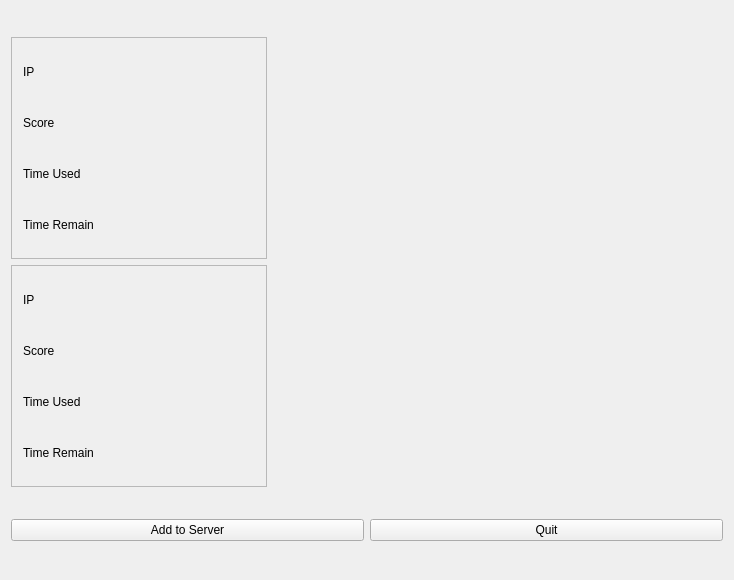
<?xml version="1.0" encoding="UTF-8"?>
<ui version="4.0">
 <class>MainWindow</class>
 <widget class="QMainWindow" name="MainWindow">
  <property name="geometry">
   <rect>
    <x>0</x>
    <y>0</y>
    <width>734</width>
    <height>580</height>
   </rect>
  </property>
  <property name="windowTitle">
   <string>MainWindow</string>
  </property>
  <widget class="QWidget" name="centralWidget">
   <layout class="QGridLayout" name="gridLayout_3">
    <item row="0" column="0">
     <layout class="QHBoxLayout" name="horizontalLayout">
      <item>
       <layout class="QVBoxLayout" name="verticalLayout_3">
        <item>
         <widget class="QFrame" name="frame">
          <property name="frameShape">
           <enum>QFrame::StyledPanel</enum>
          </property>
          <property name="frameShadow">
           <enum>QFrame::Raised</enum>
          </property>
          <layout class="QGridLayout" name="gridLayout">
           <item row="0" column="0">
            <layout class="QVBoxLayout" name="verticalLayout">
             <item>
              <widget class="QLabel" name="label_2">
               <property name="text">
                <string>IP</string>
               </property>
              </widget>
             </item>
             <item>
              <widget class="QLabel" name="label_3">
               <property name="text">
                <string>Score</string>
               </property>
              </widget>
             </item>
             <item>
              <widget class="QLabel" name="label_4">
               <property name="text">
                <string>Time Used</string>
               </property>
              </widget>
             </item>
             <item>
              <widget class="QLabel" name="label_5">
               <property name="text">
                <string>Time Remain</string>
               </property>
              </widget>
             </item>
            </layout>
           </item>
          </layout>
         </widget>
        </item>
        <item>
         <widget class="QFrame" name="frame_2">
          <property name="frameShape">
           <enum>QFrame::StyledPanel</enum>
          </property>
          <property name="frameShadow">
           <enum>QFrame::Raised</enum>
          </property>
          <layout class="QGridLayout" name="gridLayout_2">
           <item row="0" column="0">
            <layout class="QVBoxLayout" name="verticalLayout_2">
             <item>
              <widget class="QLabel" name="label_6">
               <property name="text">
                <string>IP</string>
               </property>
              </widget>
             </item>
             <item>
              <widget class="QLabel" name="label_7">
               <property name="text">
                <string>Score</string>
               </property>
              </widget>
             </item>
             <item>
              <widget class="QLabel" name="label_8">
               <property name="text">
                <string>Time Used</string>
               </property>
              </widget>
             </item>
             <item>
              <widget class="QLabel" name="label_9">
               <property name="text">
                <string>Time Remain</string>
               </property>
              </widget>
             </item>
            </layout>
           </item>
          </layout>
         </widget>
        </item>
       </layout>
      </item>
      <item>
       <widget class="chessBoard" name="label">
        <property name="sizePolicy">
         <sizepolicy hsizetype="Fixed" vsizetype="Fixed">
          <horstretch>0</horstretch>
          <verstretch>0</verstretch>
         </sizepolicy>
        </property>
        <property name="minimumSize">
         <size>
          <width>450</width>
          <height>450</height>
         </size>
        </property>
        <property name="frameShape">
         <enum>QFrame::NoFrame</enum>
        </property>
        <property name="frameShadow">
         <enum>QFrame::Plain</enum>
        </property>
        <property name="text">
         <string/>
        </property>
       </widget>
      </item>
     </layout>
    </item>
    <item row="1" column="0">
     <layout class="QHBoxLayout" name="horizontalLayout_2">
      <item>
       <widget class="QPushButton" name="pushButton_2">
        <property name="text">
         <string>Add to Server</string>
        </property>
       </widget>
      </item>
      <item>
       <widget class="QPushButton" name="pushButton">
        <property name="text">
         <string>Quit</string>
        </property>
       </widget>
      </item>
     </layout>
    </item>
   </layout>
  </widget>
  <widget class="QMenuBar" name="menuBar">
   <property name="geometry">
    <rect>
     <x>0</x>
     <y>0</y>
     <width>734</width>
     <height>22</height>
    </rect>
   </property>
  </widget>
 </widget>
 <layoutdefault spacing="6" margin="11"/>
 <customwidgets>
  <customwidget>
   <class>chessBoard</class>
   <extends>QLabel</extends>
   <header>chessboard.h</header>
  </customwidget>
 </customwidgets>
 <resources/>
 <connections/>
</ui>
